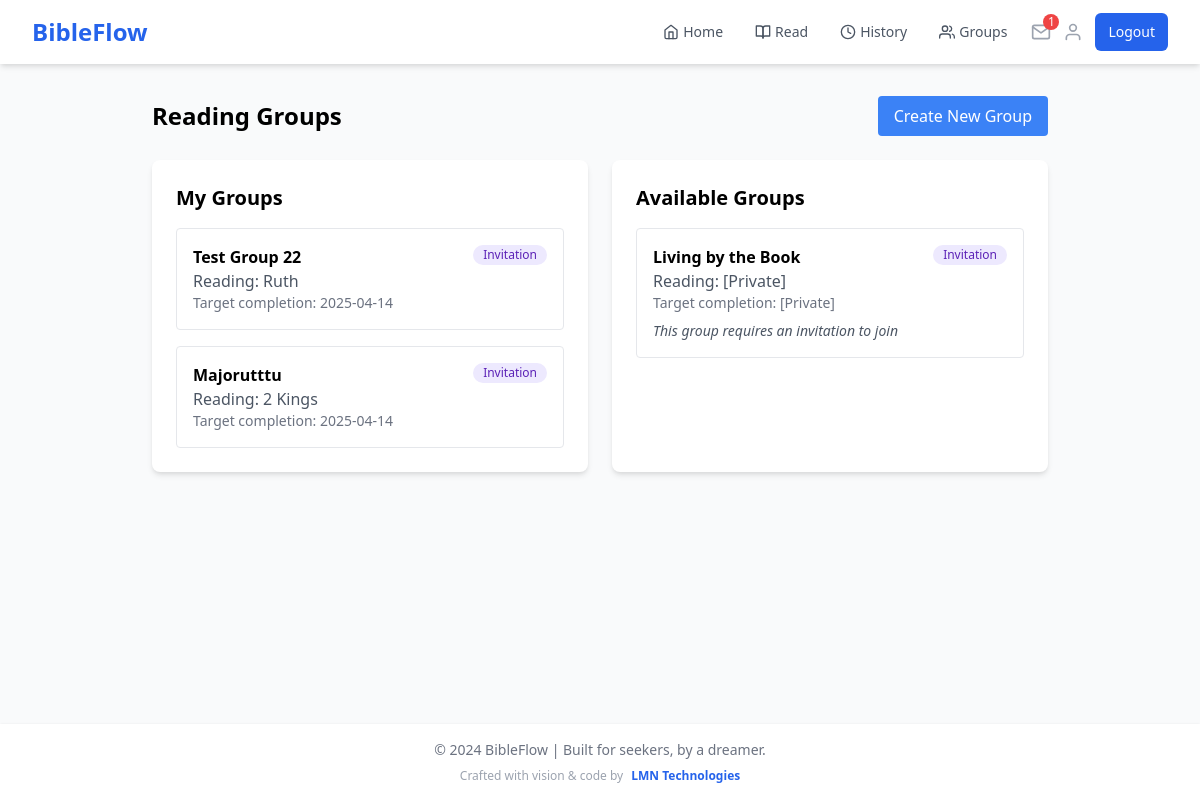
The app's page /groups (signed in) with its own data.
### app.py (models this page shows)
class ReadingGroup(db.Model):
    id = db.Column(db.Integer, primary_key=True)
    name = db.Column(db.String(100), nullable=False)
    description = db.Column(db.Text)
    created_at = db.Column(db.DateTime, default=datetime.utcnow)
    book = db.Column(db.String(50), nullable=False)
    current_chapter = db.Column(db.Integer, default=1)
    target_completion_date = db.Column(db.DateTime)
    creator_id = db.Column(db.Integer, db.ForeignKey('user.id'), nullable=False)
    visibility = db.Column(db.String(20), default='public')
    access_code = db.Column(db.String(20))
    members = db.relationship('GroupMember', backref='reading_group', lazy='joined')
    readings = db.relationship('GroupReading', backref='reading_group', lazy='dynamic')
    invitations = db.relationship('GroupInvitation', backref='reading_group', lazy='dynamic')

### app.py (the view)
@app.route('/groups')
@login_required
def list_groups():
    my_groups = ReadingGroup.query \
        .join(GroupMember) \
        .filter(GroupMember.user_id == current_user.id) \
        .all()
    available_groups = ReadingGroup.query \
        .filter(
            ReadingGroup.id.notin_(
                db.session.query(GroupMember.group_id)
                .filter_by(user_id=current_user.id)
            ),
            db.or_(
                ReadingGroup.visibility == 'public',
                ReadingGroup.visibility == 'private',  # Include private groups
                db.and_(
                    ReadingGroup.visibility == 'invitation',
                    ReadingGroup.id.in_(
                        db.session.query(GroupInvitation.group_id)
                        .filter(
                            GroupInvitation.email == current_user.email,
                            GroupInvitation.used == False,
                            GroupInvitation.expires_at > datetime.utcnow()
                        )
                    )
                )
            )
        ) \
        .all()
    return render_template('groups/list.html',
        my_groups=my_groups,
        available_groups=available_groups,
        current_user_name=current_user.name
    )

### app.py (called while the page is built)
@login_manager.user_loader
def load_user(user_id):
    if 'user_id' in session:
        return User.query.get(int(session['user_id']))
    return None

@app.context_processor
def inject_user_name():
    if current_user.is_authenticated:
        return dict(user_name=current_user.name)
    return dict(user_name='Guest')

@app.context_processor
def inject_invitation_count():
    if current_user.is_authenticated:
        invitation_count = GroupInvitation.query.filter(
            GroupInvitation.email == current_user.email,
            GroupInvitation.used == False,
            GroupInvitation.expires_at > datetime.utcnow()
        ).count()
        return dict(invitation_count=invitation_count)
    return dict(invitation_count=0)

### templates/groups/list.html (shortened to what this page needs)
{% extends "base.html" %}
{% block content %}
<div class="max-w-4xl mx-auto">
    <div class="flex justify-between items-center mb-6">
        <h1 class="text-2xl font-bold">Reading Groups</h1>
        <a href="{{ url_for('create_group') }}" class="bg-blue-500 text-white px-4 py-2 rounded hover:bg-blue-600">
            Create New Group
        </a>
    </div>
    <div class="grid grid-cols-1 md:grid-cols-2 gap-6">
        <div class="bg-white p-6 rounded-lg shadow-md">
            <h2 class="text-xl font-semibold mb-4">My Groups</h2>
            {% if my_groups %}
                <div class="space-y-4">
                    {% for group in my_groups %}
                        <a href="{{ url_for('view_group', group_id=group.id) }}"
                           class="block p-4 border rounded hover:bg-gray-50">
                            <div class="flex justify-between items-start">
                                <div>
                                    <h3 class="font-semibold">{{ group.name }}</h3>
                                    <p class="text-gray-600">
                                        Reading: {{ group.book }}
                                    </p>
                                    <p class="text-sm text-gray-500">
                                        Target completion: {{ group.target_completion_date.strftime('%Y-%m-%d') }}
                                    </p>
                                </div>
                                <span class="inline-flex items-center px-2.5 py-0.5 rounded-full text-xs font-medium
                                    {% if group.visibility == 'public' %}
                                        bg-green-100 text-green-800
                                    {% elif group.visibility == 'private' %}
                                        bg-yellow-100 text-yellow-800
                                    {% else %}
                                        bg-purple-100 text-purple-800
                                    {% endif %}">
                                    {{ group.visibility|title }}
                                </span>
                            </div>
                        </a>
                    {% endfor %}
                </div>
            {% else %}
                <p class="text-gray-600">You haven't joined any reading groups yet.</p>
            {% endif %}
        </div>
        <div class="bg-white p-6 rounded-lg shadow-md">
            <h2 class="text-xl font-semibold mb-4">Available Groups</h2>
            {% if available_groups %}
                <div class="space-y-4">
                    {% for group in available_groups %}
                        <div class="p-4 border rounded">
                            <div class="flex justify-between items-start mb-2">
                                <div>
                                    <h3 class="font-semibold">{{ group.name }}</h3>
                                    <p class="text-gray-600">
                                        Reading:
                                        {% if group.id not in member_group_ids and (group.visibility == 'private' or group.visibility == 'invitation') %}
                                            <span class="blur">[Private]</span>
                                        {% else %}
                                            {{ group.book }}
                                        {% endif %}
                                    </p>
                                    <p class="text-sm text-gray-500">
                                        Target completion:
                                        {% if group.id not in member_group_ids and (group.visibility == 'private' or group.visibility == 'invitation') %}
                                            <span class="blur">[Private]</span>
                                        {% else %}
                                            {{ group.target_completion_date.strftime('%Y-%m-%d') }}
                                        {% endif %}
                                    </p>
                                </div>
                                <span class="inline-flex items-center px-2.5 py-0.5 rounded-full text-xs font-medium
                                    {% if group.visibility == 'public' %}
                                        bg-green-100 text-green-800
                                    {% elif group.visibility == 'private' %}
                                        bg-yellow-100 text-yellow-800
                                    {% else %}
                                        bg-purple-100 text-purple-800
                                    {% endif %}">
                                    {{ group.visibility|title }}
                                </span>
                            </div>
                            {% if group.visibility == 'public' %}
                                <a href="{{ url_for('join_group', group_id=group.id) }}"
                                   class="inline-block mt-2 text-blue-500 hover:text-blue-600">
                                    Join Group →
                                </a>
                            {% elif group.visibility == 'invitation' %}
                                <p class="mt-2 text-sm text-gray-600 italic">
                                    This group requires an invitation to join
                                </p>
                            {% endif %}
                        </div>
                    {% endfor %}
                </div>
            {% else %}
                <p class="text-gray-600">No available groups to join.</p>
            {% endif %}
        </div>
    </div>
</div>
{% endblock %}

### records on screen
ReadingGroup: name "Test Group 22", book "Ruth", target_completion_date "2025-04-14", visibility "Invitation"
ReadingGroup: name "Majorutttu", book "2 Kings", target_completion_date "2025-04-14", visibility "Invitation"
ReadingGroup: name "Living by the Book", shows "[Private]", visibility "Invitation", shows "This group requires an invitation to join"

### other values on screen
{{ invitation_count }} "1"
